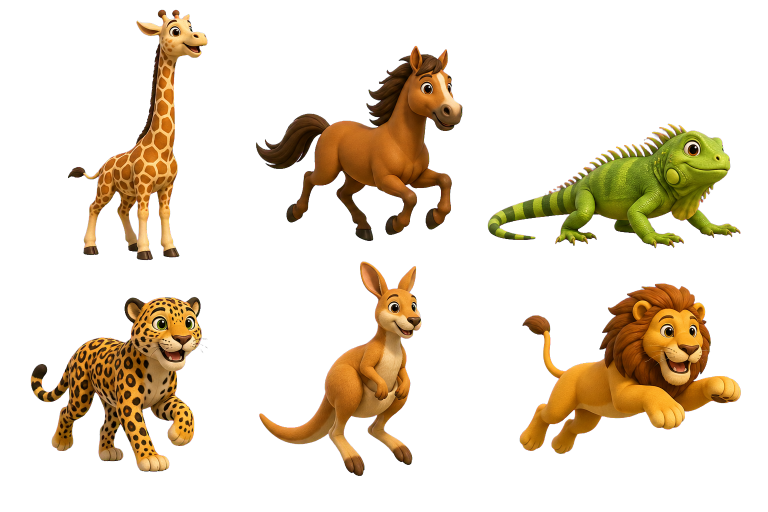
#> input picture KidsRhymes/automation/production-assets/animal-action-3d-g-l.png, 1536 x 1024 px (shown at 1/2 size)
$ python -i produce_five_senses_quest.py   (imports and definitions only)
#> lines starting #> are read from the running program, lines starting #| are printed output that depends on the picture
"""Render Pip's Five Senses Quest in the interactive Lost Rainbow story style."""

from __future__ import annotations

import asyncio
import json
import math
from pathlib import Path
import struct
import subprocess
import wave

import edge_tts
from PIL import Image, ImageDraw, ImageFont


PROJECT=Path(__file__).resolve().parents[2]
AUTOMATION=PROJECT/"automation"
ASSETS=AUTOMATION/"production-assets"
WORK=AUTOMATION/"production-work"/"pips-five-senses-quest-01"
OUTPUT=AUTOMATION/"production-output"/"pips-five-senses-quest-01.mp4"
META=PROJECT/"metadata"/"pips-five-senses-quest-01.json"
W,H,ART_FPS,VIDEO_FPS=1920,1080,8,30
NARRATOR="en-US-AnaNeural"; PIP_VOICE="en-US-AnaNeural"; NARRATOR_RATE,PIP_RATE="-13%","-8%"; NARRATOR_PITCH,PIP_PITCH="-2Hz","+8Hz"

SCENES=[
    {"sense":"SIGHT","color":(245,185,48),"bg":ASSETS/"five-senses-sight-meadow.png","activity":"POINT TO 3 GOLDEN FIREFLIES","kind":"sight","arrival":"Pip floats into the Looking Lantern Meadow. Eyes help us notice light, colour, shape, movement, and tiny details. Three golden fireflies are hiding in the view.","prompt":"Use your sense of sight. Can you point to all three golden fireflies? Look carefully, and take your time.","success":"You found them! The fireflies glow together and release the golden Sight Spark.","reaction":"Sight Spark collected! My eyes helped me look closely."},
    {"sense":"HEARING","color":(52,157,205),"bg":ASSETS/"five-senses-hearing-woods.png","activity":"CUP YOUR EARS AND LISTEN","kind":"hearing","arrival":"Next is the Whispering Bell Woods. Ears collect vibrations traveling through the air, helping us hear bells, water, voices, and rustling leaves.","prompt":"Cup your hands gently behind your ears and listen. Can you hear the soft bells and the flowing stream?","success":"Beautiful listening! The bells ring in harmony and the blue Hearing Spark appears.","reaction":"Hearing Spark collected! My ears helped me notice sounds."},
    {"sense":"SMELL","color":(219,102,159),"bg":ASSETS/"five-senses-smell-conservatory.png","activity":"TAKE A GENTLE PRETEND SNIFF","kind":"smell","arrival":"Pip arrives at the Fragrant Flower Conservatory. The nose detects tiny scent molecules in the air. Roses, mint, lavender, and citrus can have very different smells.","prompt":"Imagine the flowers are nearby. Take one gentle pretend sniff, then point to the scent ribbon you like best.","success":"The scented ribbons swirl together and reveal the pink Smell Spark.","reaction":"Smell Spark collected! My nose can notice many scents."},
    {"sense":"TASTE","color":(241,132,55),"bg":ASSETS/"five-senses-taste-garden.png","activity":"POINT TO THE SOUR FOOD","kind":"taste","arrival":"The path reaches the Sunlit Taste Picnic Garden. Taste buds on the tongue help notice tastes such as sweet, sour, salty, bitter, and savoury. We only taste food a trusted grown-up says is safe.","prompt":"No eating is needed. Just look and imagine: which familiar food on the picnic might taste sour? Point to it now.","success":"The yellow lemon is sour! Careful imagining reveals the orange Taste Spark.","reaction":"Taste Spark collected! My tongue has taste buds that send messages to my brain."},
    {"sense":"TOUCH","color":(91,171,119),"bg":ASSETS/"five-senses-touch-shore.png","activity":"FIND SOFT, BUMPY, AND SMOOTH","kind":"touch","arrival":"Last is the Texture Treasure Shore. Skin all over the body helps notice touch, pressure, warmth, coolness, and texture. The safe treasures here look very different.","prompt":"Use your eyes to imagine touch. Point to something soft, something bumpy, and something smooth. Take your time.","success":"Feather soft, pinecone bumpy, and stones smooth! The green Touch Spark is shining.","reaction":"Touch Spark collected! We found all five senses."},
]

LINES=[]; DUR={}; SPEAKING=[]; INTRO_END=18.0; FINAL_START=0.0; TOTAL=0.0; BACKGROUNDS=[]


def font(size: int,bold: bool=False):
#> called with size = 18, bold = True
    for name in (["arialbd.ttf","calibrib.ttf"] if bold else ["arial.ttf","calibri.ttf"]):
        path=Path("C:/Windows/Fonts")/name
        if path.exists(): return ImageFont.truetype(str(path),size)
    return ImageFont.load_default()


F18,F24,F30,F42,F56=font(18,True),font(24,True),font(30,True),font(42,True),font(56,True)


def fit(path: Path) -> Image.Image:
    src=Image.open(path).convert("RGB"); tw,th=W+75,H+45; scale=max(tw/src.width,th/src.height); src=src.resize((round(src.width*scale),round(src.height*scale)),Image.Resampling.LANCZOS); left=(src.width-tw)//2; top=(src.height-th)//2; return src.crop((left,top,left+tw,top+th)).convert("RGBA")
#> after `src = Image.open(path).convert('RGB')`:
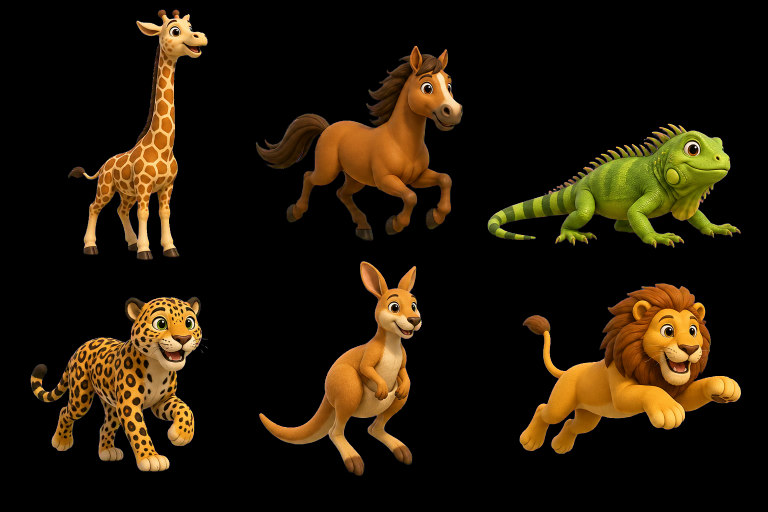
#> src: PIL image 1536x1024 RGB (shown at 1/2 size); mean R, G, B 34, 23.7, 8.1
#> after `scale = max(tw / src.width, th / src.height)`: scale = 1.3
#> after `left = (src.width - tw) // 2`: left = 0
#> after `top = (src.height - th) // 2`: top = 102
#> after `return src.crop((left, top, left + tw, top + th)).convert('RGBA')`:
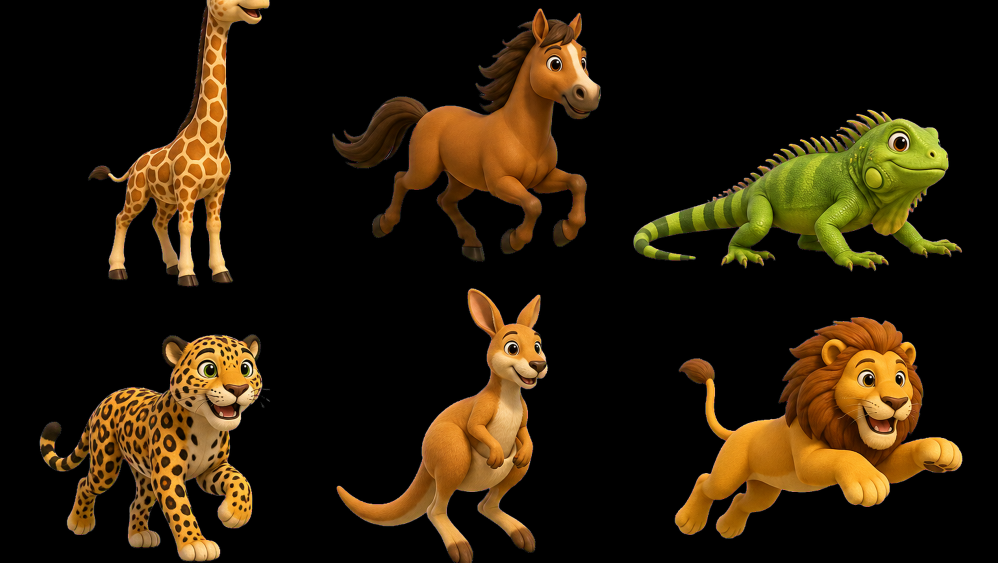
#> returned value: PIL image 1995x1125 RGBA (shown at 1/2 size); mean R, G, B, A 39.6, 27.5, 9.3, 255


def smooth(p: float) -> float: p=max(0,min(1,p)); return p*p*(3-2*p)
def centered(draw,xy,text,fnt,fill,stroke=0): draw.text(xy,text,anchor="mm",font=fnt,fill=fill,stroke_width=stroke,stroke_fill=(255,255,255,255))
def panel(draw,box,outline=(255,193,52,255),fill=(255,253,235,238),radius=24,width=4): draw.rounded_rectangle(box,radius=radius,fill=fill,outline=outline,width=width)


def star_points(cx: float,cy: float,outer: float,inner: float,count: int=5):
    return [(cx+math.cos(-math.pi/2+i*math.pi/count)*(outer if i%2==0 else inner),cy+math.sin(-math.pi/2+i*math.pi/count)*(outer if i%2==0 else inner)) for i in range(count*2)]


def speaking(t: float,speaker: str="pip") -> bool: return any(who==speaker and start<=t<=end for start,end,who in SPEAKING)


# [27 lines left out: functions draw_pip, sense_icon, not called in this run]


def background(index: int,t: float) -> Image.Image:
    bg=BACKGROUNDS[index]; dx=round(18*math.sin(t*.13+index)); dy=round(8*math.sin(t*.17+index)); return bg.crop((37+dx,22+dy,37+dx+W,22+dy+H))


# [27 lines left out: functions collected, activity, not called in this run]


def banner(frame: Image.Image,text: str,color) -> None:
    draw=ImageDraw.Draw(frame,"RGBA"); panel(draw,(250,900,1670,1015),outline=color+(255,),radius=35,width=7); centered(draw,(960,958),text,font(42,True),(28,65,92,255))


# [43 lines left out: functions magic_flight, scene_frame, intro_frame, final_frame, frame_at, not called in this run]


# [9 lines not run here, left out]


def duration(path: Path) -> float: return float(json.loads(subprocess.check_output(["ffprobe","-v","error","-show_entries","format=duration","-of","json",str(path)],text=True))["format"]["duration"])


# [56 lines left out: functions build_timeline, audio, render, validate, not called in this run]


def metadata() -> None:
    doc={"id":"pips-five-senses-quest-01","title":"Pip's Five Senses Quest | Interactive Story Adventure for Kids","description":"Float with Pip through five richly illustrated destinations to recover the Sight, Hearing, Smell, Taste, and Touch Sparks. Each stop includes a safe five-second activity, a magical collectible, and a simple explanation of how that sense helps us explore the world.\n\nAn original Tiny Tales story supporting observation, listening, body vocabulary, imagination, and active participation for children ages 3 to 7.","tags":["five senses for kids","interactive story","sight hearing smell taste touch","preschool science","kids adventure","learning through play","Pip the cloud","Tiny Tales"],"category_id":"27","made_for_kids":True,"privacy":"private","upload_authorized":False,"output":str(OUTPUT),"duration_seconds":TOTAL,"new_image_generation_calls":7,"rejected_image_variants":2}; META.parent.mkdir(parents=True,exist_ok=True); META.write_text(json.dumps(doc,indent=2)+"\n",encoding="utf-8")


# [7 lines left out: function main, not called in this run]


# [1 line not run here, left out]

>>> result = fit('../production-assets/animal-action-3d-g-l.png')
